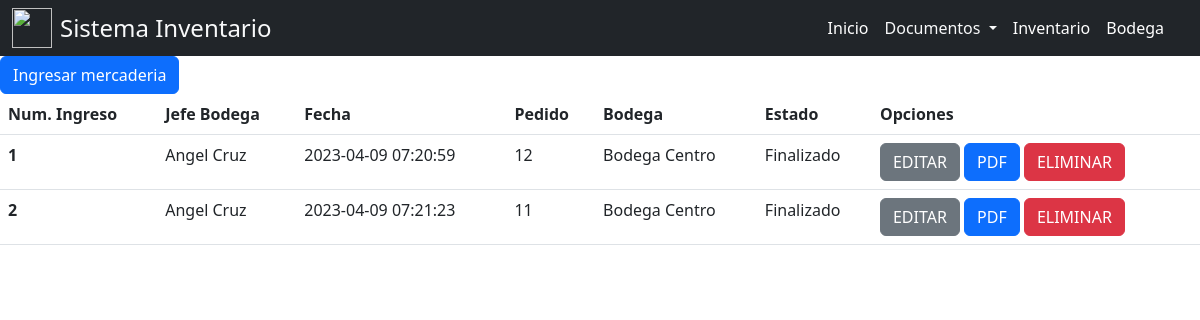
Page /view/Documentos/reciboingreso.php on the committed database.
### tables this page shows
CREATE TABLE `recibo_ingreso` (
  `id_ingreso` int(11) NOT NULL,
  `id_jefebodega` int(11) NOT NULL,
  `fechahora` timestamp NOT NULL DEFAULT current_timestamp(),
  `estado` int(11) NOT NULL,
  `id_pedido` int(11) NOT NULL,
  `id_bodega` int(11) NOT NULL
);

CREATE TABLE `jefebodega` (
  `id` int(11) NOT NULL,
  `nombre` varchar(255) NOT NULL,
  `apellido` varchar(255) NOT NULL,
  `cedula` int(10) NOT NULL,
  `celular` varchar(14) NOT NULL,
  `correo` varchar(255) NOT NULL,
  `estado` tinyint(1) NOT NULL
);

CREATE TABLE `bodega` (
  `id` int(11) NOT NULL,
  `nombre` varchar(255) NOT NULL,
  `direccion` varchar(255) NOT NULL,
  `estado` tinyint(1) NOT NULL
);

### config/config.php (called while the page is built)
<?php
    class config{
        private $host= "localhost";
        private $dbname="db_dsn08";
        private $user="root";
        private $password="";
        public function conexion(){
            try{
                $PDO = new PDO("mysql:host=".$this->host.";dbname=".$this->dbname,$this->user,$this->password);
                return $PDO;
            }catch(PDOException $e){
                return $e->getMessage();
            }
        }
    }
?>

### controller/controladorIngreso.php (called while the page is built, shortened)
<?php
    class controladorIngreso{
        private $model;
        public function __construct()
        {
            require_once("c://xampp/htdocs/sistemainventario/model/ingreso.php");
            $this->model = new Ingreso();
        }
        public function index(){
            return ($this->model->index()) ? $this->model->index() : false;
        }
    }
?>

### model/ingreso.php (called while the page is built, shortened)
<?php
    class Ingreso{
        private $PDO;
        public function __construct()
        {
            require_once("c://xampp/htdocs/sistemainventario/config/config.php");
            $con = new config();
            $this->PDO = $con->conexion();
        }
        public function index(){
            $statement = $this->PDO->prepare("SELECT ri.*, jb.nombre AS nombre_jefe, jb.apellido AS apellido_jefe,
                                                            b.nombre AS nombre_bodega
                                                            FROM recibo_ingreso ri
                                                            LEFT JOIN jefebodega jb ON ri.id_jefebodega = jb.id
                                                            LEFT JOIN bodega b ON ri.id_bodega = b.id
                                                            WHERE ri.estado != 1000");
            return ($statement->execute()) ? $statement->fetchAll() : false;
        }
    }
?>

### view/Documentos/reciboingreso.php (the view, shortened to what this page needs)
<?php
include("../../sidebar.php");
require_once("c://xampp/htdocs/sistemainventario/controller/controladorIngreso.php");
$obj = new controladorIngreso();
$rows = $obj->index();
?>
<a type="button" class="btn btn-primary btnadd" href="crearingreso.php">Ingresar mercaderia</a>
<table class="table">
    <thead>
      <tr>
        <th scope="col">Num. Ingreso</th>
        <th scope="col">Jefe Bodega</th>
        <th scope="col">Fecha</th>
        <th scope="col">Pedido</th>
        <th scope="col">Bodega</th>
        <th scope="col">Estado</th>
        <th scope="col">Opciones</th>
      </tr>
    </thead>
    <tbody>
    <?php if($rows): ?>
        <?php foreach($rows as $row):?>
        <th scope="row"><?php echo $row['id_ingreso']?></th>
        <td><?php echo $row['nombre_jefe'] . ' ' . $row['apellido_jefe']?></td>
        <td><?php echo $row['fechahora']?></td>
        <td><?php echo $row['id_pedido']?></td>
        <td><?php echo $row['nombre_bodega']?></td>
        <td>
            <?php if($row['estado']==1){
                echo "En proceso";
            }elseif($row['estado']==2){
                echo "Finalizado";
            }?>
        </td>
        <td class="col-">
            <a type="button" class="btn btn-secondary"  href="edit_ingreso.php?id_ingreso=<?=$row["id_ingreso"]?>">
                EDITAR
            </a>
            <a class="btn btn-primary" role="button" href="pdf_ingreso.php?id_ingreso=<?=$row["id_ingreso"]?>">PDF</a>
            <button  type="button" class="btn btn-danger" data-bs-toggle="modal" data-bs-target="#id_ingreso<?=$row['id_ingreso']?>">
                ELIMINAR
            </button>
        </td>
    <?php endforeach; ?>
    <?php else: ?>
        <tr>
            <td colspan="3" class="text-center">No hay registros actualmente</td>
        </tr>
    <?php endif; ?>
    </tbody>
  </table>

### rows in the picture
recibo_ingreso: id_ingreso "1", id_jefebodega.nombre "Angel", id_jefebodega.apellido "Cruz", fechahora "2023-04-09 07:20:59", id_pedido "12", id_bodega.nombre "Bodega Centro", estado "Finalizado"
recibo_ingreso: id_ingreso "2", id_jefebodega.nombre "Angel", id_jefebodega.apellido "Cruz", fechahora "2023-04-09 07:21:23", id_pedido "11", id_bodega.nombre "Bodega Centro", estado "Finalizado"
